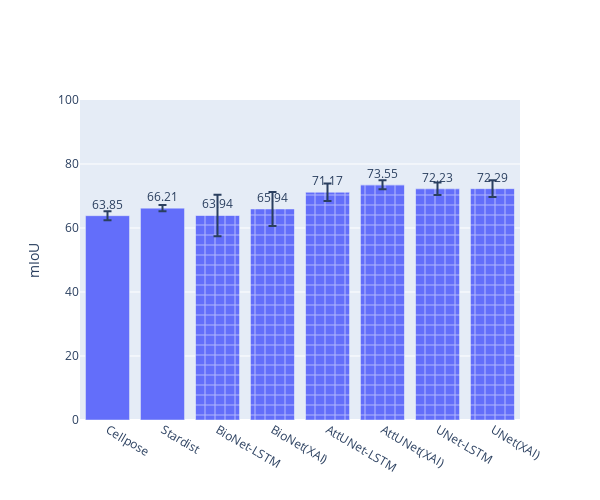

Here is the notebook cell this chart was saved with:
### Code cell
import plotly.graph_objects as go

colors = ["+",] * 8
colors[0], colors[1] = '', ''

y=[float(df1['mIoU (mean)']), float(df2['mIoU (mean)']), 
    float(df3['mIoU (mean)']), float(df4['mIoU (mean)']),
    float(df5['mIoU (mean)']), float(df6['mIoU (mean)']),
    float(df7['mIoU (mean)']), float(df8['mIoU (mean)'])]

fig = go.Figure(data=[go.Bar(
    x=['Cellpose', 'Stardist', 'BioNet-LSTM', 'BioNet(XAI)', 'AttUNet-LSTM', 'AttUNet(XAI)', 'UNet-LSTM', 'UNet(XAI)'],
    y =y,
    text=y,
    textposition='outside',
    error_y=dict(type='data', array=[
        float(df1['mIoU (std)']), float(df2['mIoU (std)']),
        float(df3['mIoU (std)']), float(df4['mIoU (std)']),
        float(df5['mIoU (std)']), float(df6['mIoU (std)']),
        float(df7['mIoU (std)']), float(df8['mIoU (std)'])]),
    marker_pattern_shape=colors # marker color can be a single color value or an iterable
)])
fig.update_yaxes(range=(0, 100))
fig.update_layout( yaxis_title='mIoU',width=600,
                   height=500)

fig.write_image("./evaluation_figures/mIoU.pdf")
fig.show()

### Figure 1 — Plotly figure (JSON) as saved in the notebook; plotly's stock layout.template omitted (floating-point values rounded to 4 significant figures)
{"data": [{"error_y": {"array": [1.39, 0.96, 6.48, 5.31, 2.77, 1.41, 1.95, 2.6], "type": "data"}, "marker": {"pattern": {"shape": ["", "", "+", "+", "+", "+", "+", "+"]}}, "text": ["63.85", "66.21", "63.94", "65.94", "71.17", "73.55", "72.23", "72.29"], "textposition": "outside", "type": "bar", "x": ["Cellpose", "Stardist", "BioNet-LSTM", "BioNet(XAI)", "AttUNet-LSTM", "AttUNet(XAI)", "UNet-LSTM", "UNet(XAI)"], "y": [63.85, 66.21, 63.94, 65.94, 71.17, 73.55, 72.23, 72.29]}], "layout": {"height": 500, "width": 600, "yaxis": {"range": [0, 100], "title": {"text": "mIoU"}}}}
